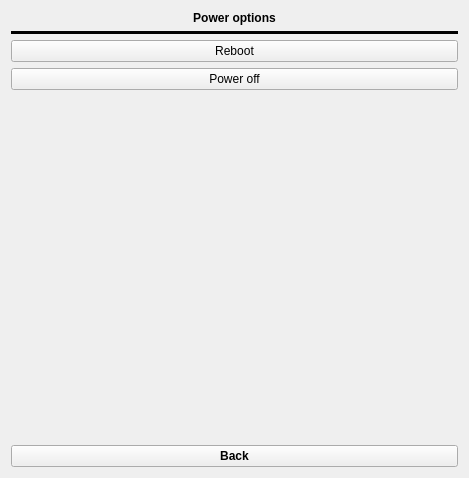
<?xml version="1.0" encoding="UTF-8"?>
<ui version="4.0">
 <class>power</class>
 <widget class="QWidget" name="power">
  <property name="geometry">
   <rect>
    <x>0</x>
    <y>0</y>
    <width>469</width>
    <height>478</height>
   </rect>
  </property>
  <property name="windowTitle">
   <string>Form</string>
  </property>
  <layout class="QVBoxLayout" name="verticalLayout">
   <item>
    <layout class="QGridLayout" name="gridLayout">
     <item row="0" column="0">
      <widget class="QLabel" name="label">
       <property name="font">
        <font>
         <weight>75</weight>
         <bold>true</bold>
        </font>
       </property>
       <property name="text">
        <string>Power options</string>
       </property>
       <property name="alignment">
        <set>Qt::AlignCenter</set>
       </property>
      </widget>
     </item>
     <item row="5" column="0">
      <widget class="QPushButton" name="backBtn">
       <property name="font">
        <font>
         <weight>75</weight>
         <bold>true</bold>
        </font>
       </property>
       <property name="text">
        <string>Back</string>
       </property>
      </widget>
     </item>
     <item row="4" column="0">
      <spacer name="verticalSpacer">
       <property name="orientation">
        <enum>Qt::Vertical</enum>
       </property>
       <property name="sizeHint" stdset="0">
        <size>
         <width>20</width>
         <height>40</height>
        </size>
       </property>
      </spacer>
     </item>
     <item row="2" column="0">
      <widget class="QPushButton" name="rebootBtn">
       <property name="text">
        <string>Reboot</string>
       </property>
      </widget>
     </item>
     <item row="1" column="0">
      <widget class="Line" name="line">
       <property name="frameShadow">
        <enum>QFrame::Plain</enum>
       </property>
       <property name="lineWidth">
        <number>8</number>
       </property>
       <property name="orientation">
        <enum>Qt::Horizontal</enum>
       </property>
      </widget>
     </item>
     <item row="3" column="0">
      <widget class="QPushButton" name="poweroffBtn">
       <property name="text">
        <string>Power off</string>
       </property>
      </widget>
     </item>
    </layout>
   </item>
  </layout>
 </widget>
 <resources/>
 <connections/>
</ui>
